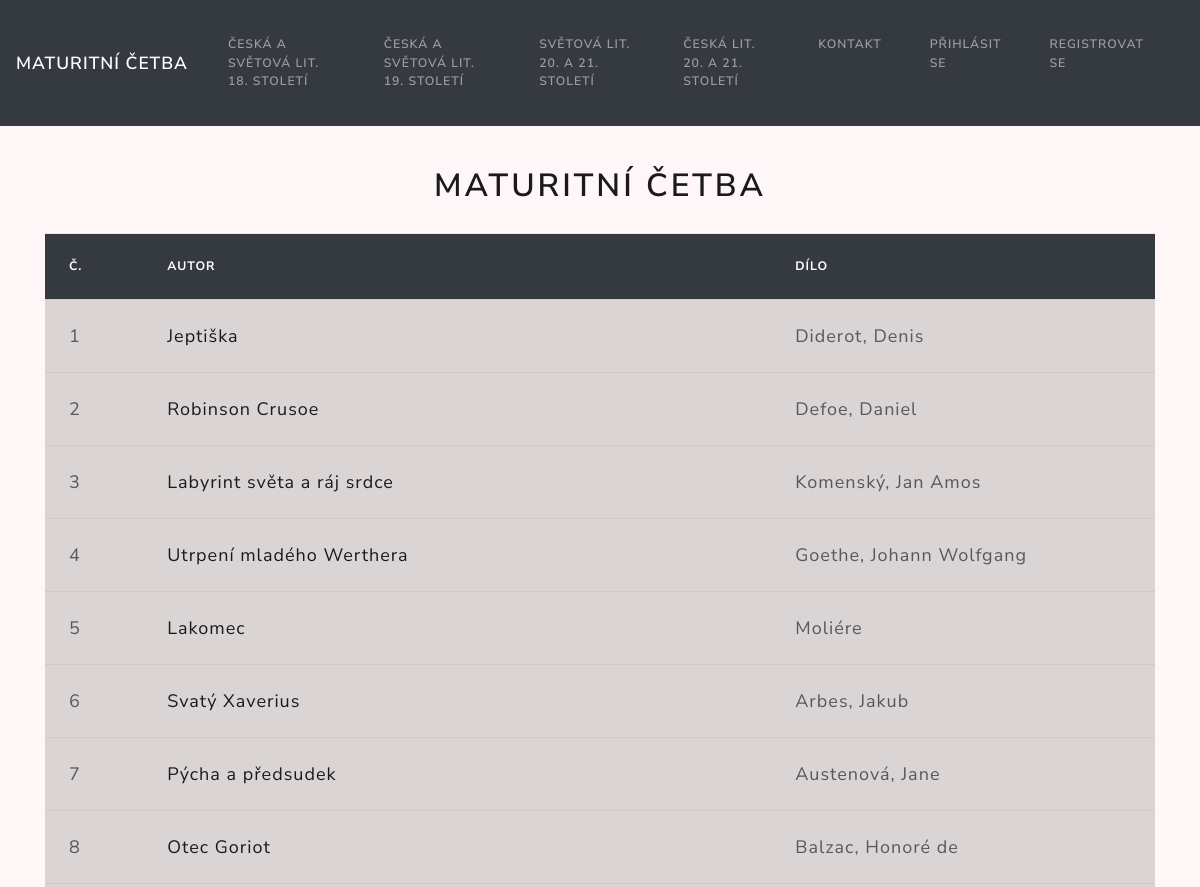
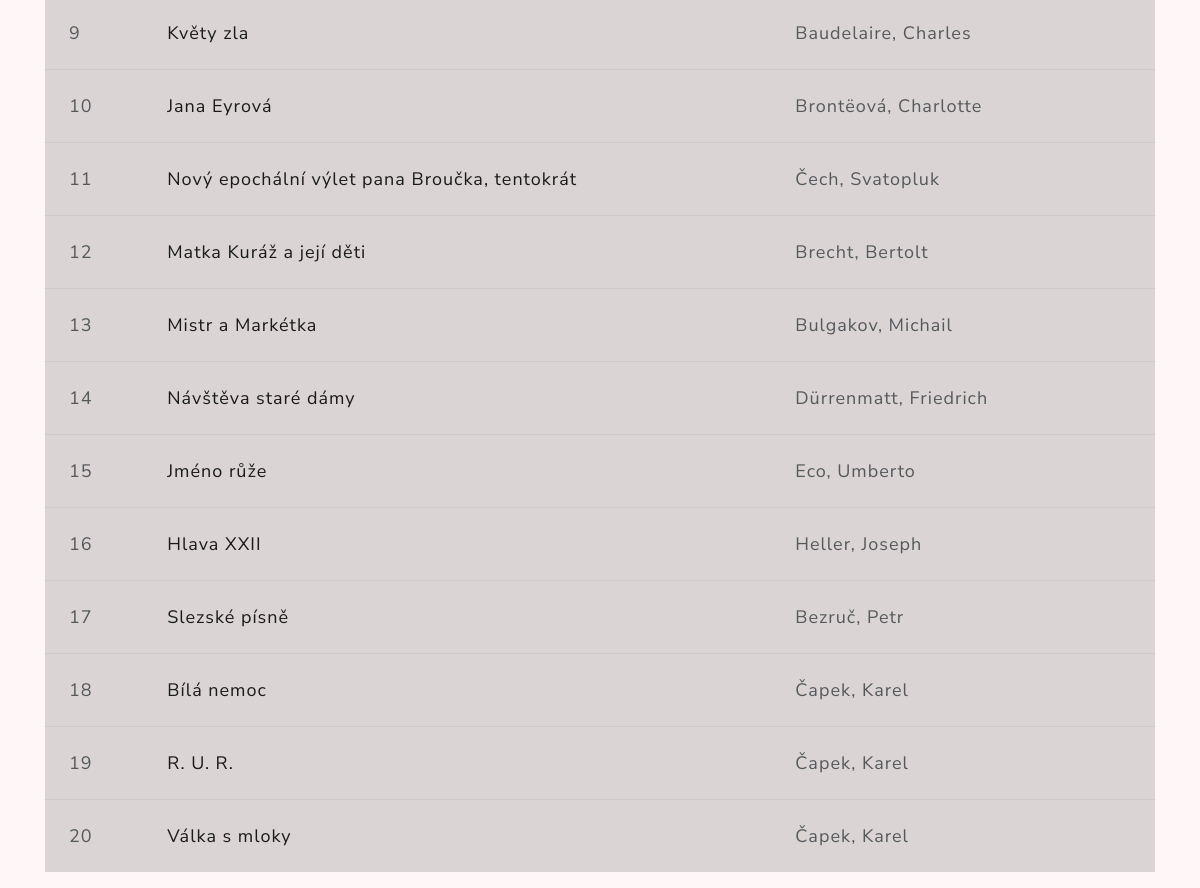
The page / on the database its author committed (2 pictures, top to bottom).
### tables this page shows
CREATE TABLE `menu` (
  `id_menu` int(11) NOT NULL,
  `nazev` varchar(45) DEFAULT NULL,
  `displej_nazev` varchar(45) DEFAULT NULL
);

CREATE TABLE `knihy` (
  `id_knihy` int(11) NOT NULL,
  `autor_knihy` varchar(45) DEFAULT NULL,
  `nazev_knihy` varchar(45) DEFAULT NULL,
  `pocet_stranek` int(11) DEFAULT NULL,
  `prebal` varchar(90) DEFAULT NULL,
  `anotace` text,
  `id_obdobi` int(11) NOT NULL
);

### application/controllers/Cetba_controller.php (called while the page is built, shortened)
<?php defined('BASEPATH') OR exit('No direct script access allowed');
class Cetba_controller extends CI_Controller {
    function  __construct(){
		$this->load->model('cetba_model');
		$this->load->library(['ion_auth']);
    }
    public function menu()
	{
		$data['menu'] = $this->cetba_model->get_menu_polozky();
		$data['knihy'] = $this->cetba_model->index();
		$this->load->view('layout/header');
		$this->load->view('layout/navbar', $data);
		$this->load->view('pages/index', $data);
		$this->load->view('layout/footer');
	}
}

### index.php (called while the page is built, shortened)
<?php
require_once BASEPATH.'core/CodeIgniter.php';

### application/models/Cetba_model.php (called while the page is built, shortened)
<?php
class Cetba_model extends CI_Model{
	public function get_menu_polozky()
	{
		if (!$this->ion_auth->logged_in())
		{
			$this->db->select('displej_nazev, nazev');
			$this->db->from('menu');
			$query = $this->db->get();
			return $query->result();
			}
		else{
			$this->db->select('displej_nazev, nazev');
			$this->db->from('menu_logged');
			$query = $this->db->get();
			return $query->result();
		}
	}
    public function index()
	{
		$this->db->select('nazev_knihy, autor_knihy, id_knihy');
		$this->db->from('knihy');
		$this->db->order_by('id_knihy ASC');
		$query = $this->db->get();
		return $query->result();
	}
}

### application/views/pages/index.php (the view, shortened to what this page needs)
<div class="container">
<br>
<h1 style="text-align:center">Maturitní četba</h1>
    <table class="table table-hover">
        <thead>
            <tr>
            <th scope="col">Č.</th>
            <th scope="col">Autor</th>
            <th scope="col">Dílo</th>
            </tr>
        </thead>
        <tbody>
            <?php if ($knihy): ?>
                 <?php foreach($knihy as $knihy): ?>
				    <tr class="table-active">
				      <td><?php echo $knihy->id_knihy;?></td>
				      <td><a href="<?php echo base_url("kniha/".$knihy->id_knihy);?>"><?php echo $knihy->nazev_knihy;?></td>
				      <td><?php echo $knihy->autor_knihy;?></td>
				    </tr>
			     <?php endforeach ?>
			    <?php endif ?>
        </tbody>
    </table>
     </div>
</body>

### application/views/layout/header.php (shortened to what this page needs)
<html>
	<head>
		<link rel="stylesheet" href="https://stackpath.bootstrapcdn.com/bootstrap/4.5.2/css/bootstrap.min.css">
		<link href="<?php echo base_url()?>assets/bootstrap/css/bootstrap.min.css" rel="stylesheet" type="text/css">
		<link href="<?php echo base_url()?>assets/css/styles.css" rel="stylesheet" type="text/css">
 	</head>

### application/views/layout/navbar.php (shortened to what this page needs)
<body>
	<nav class="navbar navbar-expand-lg navbar-dark bg-dark">
	  <a class="navbar-brand" href="<?php echo base_url();?>">Maturitní četba</a>
	  <div class="collapse navbar-collapse" id="navbarColor02">
	    <ul class="navbar-nav mr-auto">
			<?php foreach($menu as $p): ?>
                       <li class="nav-item">
                           <a class="nav-link" href="<?php echo base_url($p->nazev)?>"><?= $p->displej_nazev ?><span class="sr-only">(current)</span></a>
                       </li>
               <?php endforeach; ?>
	    </ul>
	  </div>
	</nav>

### cetba/assets/css/styles.css (style rules this page uses)
body { background-color: #fff7f7; }
.container h1 { padding: 20px; }
.table { font-size: 18px; }
.table th { background-color: #343A40; color: white; }

### rows shown on the page
menu: displej_nazev "ČESKÁ A SVĚTOVÁ LIT. 18. STOLETÍ"
menu: displej_nazev "ČESKÁ A SVĚTOVÁ LIT. 19. STOLETÍ"
menu: displej_nazev "SVĚTOVÁ LIT. 20. A 21. STOLETÍ"
menu: displej_nazev "ČESKÁ LIT. 20. A 21. STOLETÍ"
menu: displej_nazev "KONTAKT"
menu: displej_nazev "PŘIHLÁSIT SE"
menu: displej_nazev "REGISTROVAT SE"
knihy: id_knihy "1", nazev_knihy "Jeptiška", autor_knihy "Diderot, Denis"
knihy: id_knihy "2", nazev_knihy "Robinson Crusoe", autor_knihy "Defoe, Daniel"
knihy: id_knihy "3", nazev_knihy "Labyrint světa a ráj srdce", autor_knihy "Komenský, Jan Amos"
knihy: id_knihy "4", nazev_knihy "Utrpení mladého Werthera", autor_knihy "Goethe, Johann Wolfgang"
knihy: id_knihy "5", nazev_knihy "Lakomec", autor_knihy "Moliére"
knihy: id_knihy "6", nazev_knihy "Svatý Xaverius", autor_knihy "Arbes, Jakub"
knihy: id_knihy "7", nazev_knihy "Pýcha a předsudek", autor_knihy "Austenová, Jane"
knihy: id_knihy "8", nazev_knihy "Otec Goriot", autor_knihy "Balzac, Honoré de"
knihy: id_knihy "9", nazev_knihy "Květy zla", autor_knihy "Baudelaire, Charles"
knihy: id_knihy "10", nazev_knihy "Jana Eyrová", autor_knihy "Brontëová, Charlotte"
knihy: id_knihy "11", nazev_knihy "Nový epochální výlet pana Broučka, tentokrát", autor_knihy "Čech, Svatopluk"
knihy: id_knihy "12", nazev_knihy "Matka Kuráž a její děti", autor_knihy "Brecht, Bertolt"
knihy: id_knihy "13", nazev_knihy "Mistr a Markétka", autor_knihy "Bulgakov, Michail"
knihy: id_knihy "14", nazev_knihy "Návštěva staré dámy", autor_knihy "Dürrenmatt, Friedrich"
knihy: id_knihy "15", nazev_knihy "Jméno růže", autor_knihy "Eco, Umberto"
knihy: id_knihy "16", nazev_knihy "Hlava XXII", autor_knihy "Heller, Joseph"
knihy: id_knihy "17", nazev_knihy "Slezské písně", autor_knihy "Bezruč, Petr"
knihy: id_knihy "18", nazev_knihy "Bílá nemoc", autor_knihy "Čapek, Karel"
knihy: id_knihy "19", nazev_knihy "R. U. R.", autor_knihy "Čapek, Karel"
knihy: id_knihy "20", nazev_knihy "Válka s mloky", autor_knihy "Čapek, Karel"
